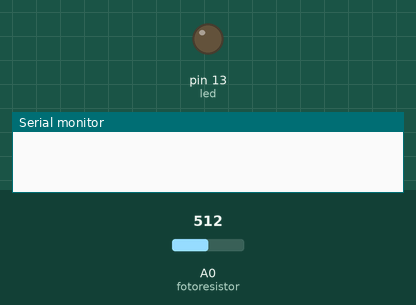
Recording of a sketch running on a simulated Arduino Uno, built with avr-gcc and run on an emulated ATmega328P. On the bench: output pins drawn as LEDs (lit = HIGH), the last lines printed to the serial monitor. The test bench sets the inputs (shaded band); at power-on: A0 (fotoresistor) = 512.

Above: at 1.2 s.
1.3 s: A0 (fotoresistor) set to 1004
2.8 s: A0 (fotoresistor) set to 1022
At 4.0 s:
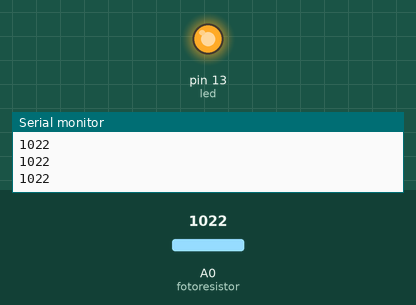
4.3 s: A0 (fotoresistor) set to 900
At 5.4 s:
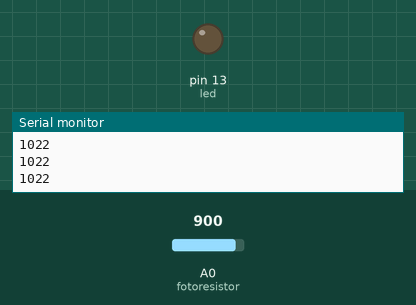
5.8 s: A0 (fotoresistor) set to 1023
At 6.3 s:
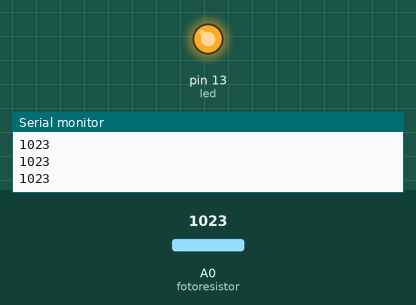
Timing chart, 0 to 8.3 s (numbered marks = the images above; inputs shaded):
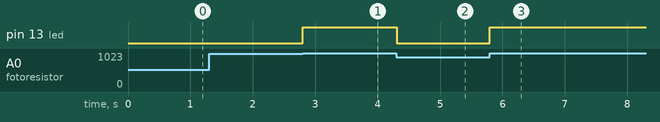

The sketch:

lab07.ino
```cpp
// C++ code
//

int fotoresistor = A0;
int led = 13;
void setup()
{
  Serial.begin(9600);
  pinMode(led, OUTPUT);
  pinMode(fotoresistor, INPUT);
}

void loop()
{
  int fotoresistorValue = analogRead(fotoresistor);
  if(fotoresistorValue >= 1022)
  {
    digitalWrite(led, HIGH);
    Serial.println(fotoresistorValue);
  }
  else{
    digitalWrite(led, LOW);
  }

}
```

Measured:
- the behaviour switches between 1021 and 1022 on A0 (fotoresistor) (found by bisection; images 0 and 1)
- after the input at 1.3 s, every drawn part: stays the same
- after the input at 2.8 s, pin 13 (led): LOW → HIGH at once
- after the input at 4.3 s, pin 13 (led): HIGH → LOW at once
- after the input at 5.8 s, pin 13 (led): LOW → HIGH at once
